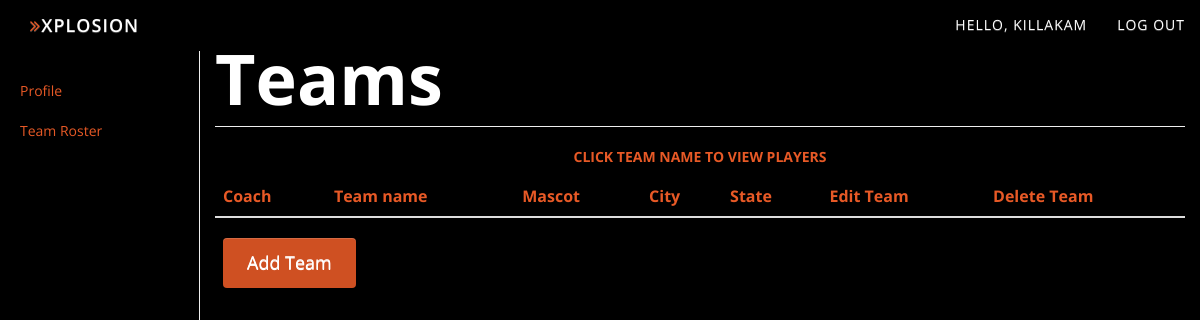
/Coach/Team/ (signed in), run on an earlier commit of the app's database.
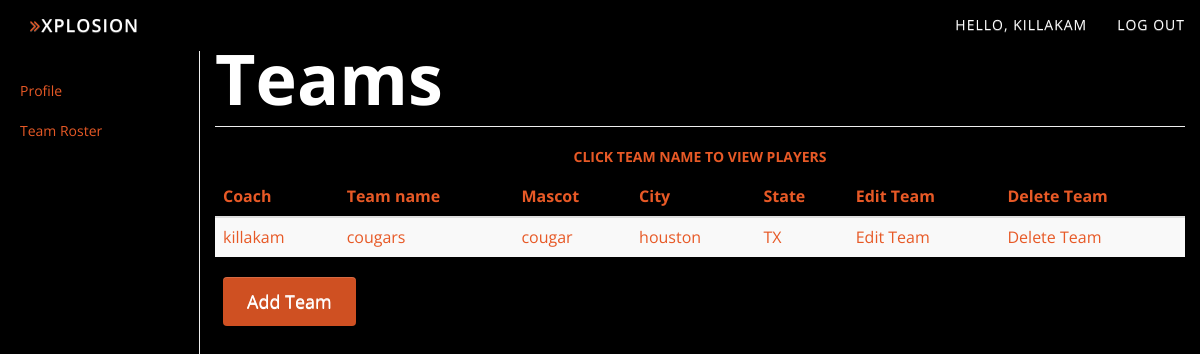
And on a later commit of the database.
### accounts/models.py (models this page shows, shortened)
class Team(models.Model):
    coach = models.ForeignKey(Coach, on_delete=models.CASCADE)
    team_name = models.CharField(max_length=40)
    mascot = models.CharField(max_length=15)
    city = models.CharField(max_length=21)
    state = models.CharField(max_length=20,choices=state_choice)

class Coach(models.Model):
    user= models.OneToOneField(User, on_delete=models.CASCADE, unique=True, related_name='profile')
    city = models.CharField(max_length=21)
    state = models.CharField(max_length=20, choices=state_choice)
    def create_profile(sender, **kwargs):
        if kwargs['created']:
            user_profile = Coach.objects.create(user=kwargs['instance'])
    post_save.connect(create_profile, sender=User)
    def __str__(self):
        return self.user.username

### accounts/views.py (the view)
# urls.py: url(r'^Coach/Team/$', views.Coach_Profile_Team, name='Coach_Profile_Team'),
def Coach_Profile_Team(request):
    team = request.user.profile.team_set.all()
    args = {'team':team}
    return render(request, 'profile/Profile_Coach_Team.html', args)

### accounts/templates/profile/Profile_Coach_Team.html
{% extends 'profile/header.html' %}
{% block content %}
  <body style="background-color:#000">
   {% include 'profile/Navbar.html' %}
    <div class="container-fluid">
      <div class="row">
       {% include 'profile/Sidebar.html' %}
        <div class="col-sm-9 col-sm-offset-3 col-md-10 col-md-offset-2 main">
          <h1 class="page-header" style="color:#fff; font-size:5em">Teams</h1>
          <h5 style="text-align: center; color: #E75926;">Click team name to view players</h5>
          <div class="table-responsive">
            <table class="table table-striped" style="color:#E75926">
              <thead>
                <tr>
                  <th>Coach</th>
                  <th>Team name</th>
                  <th>Mascot</th>
                  <th>City</th>
                  <th>State</th>
                  <th>Edit Team</th>
                  <th>Delete Team</th>
                </tr>
              </thead>
              <tbody>
              {% for team in team %}
                <tr>
                  <td>{{ team.coach }}</td>
                  <td><a href="{% url 'Coach_Team_View' team.id %}" style="color:#E75926">{{ team.team_name}}</a></td>
                  <td>{{ team.mascot }}</td>
                  <td>{{ team.city }}</td>
                  <td>{{ team.state }}</td>
                  <td><a href="{% url 'Coach_Team_Update' team.id %}">Edit Team</a></td>
                  <td><a href="{% url 'Coach_Team_Delete' team.id %}">Delete Team</a></td>
                </tr>
              {% endfor %}
              </tbody>
            </table>
          </div>
            <a style="color: white" class="btn btn-default" href="{% url 'Coach_Profile_Add_Team' %}">Add Team</a>
          </div>
        </div>
      </div>
  </body>
{% endblock %}

### accounts/templates/profile/header.html (shortened to what this page needs)
{% load staticfiles %}
<html>
<head>
<link rel="stylesheet" href="https://maxcdn.bootstrapcdn.com/bootstrap/3.3.6/css/bootstrap.min.css">
<link rel="stylesheet" href="https://maxcdn.bootstrapcdn.com/bootstrap/3.3.6/css/bootstrap-theme.min.css">
<link rel='stylesheet' href='https://maxcdn.bootstrapcdn.com/font-awesome/4.5.0/css/font-awesome.min.css' >
<link rel='stylesheet' href='{% static "css/base.css" %}' />
<link rel="stylesheet" type="text/css"  href={% static 'css/bootstrap.css' %}>
<link rel="stylesheet" type="text/css" href={% static 'font-awesome/css/font-awesome.css' %}>
<link rel="stylesheet" type="text/css"  href={% static 'css/style.css' %}>
<link rel="stylesheet" type="text/css" href={% static 'css/prettyPhoto.css' %}>
</head>
<body>
{% block content %}{% endblock content %}
</body>
</html>

### accounts/templates/profile/Navbar.html (shortened to what this page needs)
   <nav class="navbar-custom navbar-fixed-top" style="background-color:#000">
      <div class="container-fluid">
        <div class="navbar-header">
          <a class="navbar-brand" href="{% url 'index'%}" ><i class="fa fa-angle-double-right"></i>Xplosion</a>
        </div>
        <div id="navbar" class="navbar-collapse collapse">
          <ul class="nav navbar-nav navbar-right">
            <li><a href="{% url 'logout'%}">Log out</a></li>
          </ul>
            <ul class="nav navbar-nav navbar-right">
            <li><a>hello, {{ user.username }}</a></li>
          </ul>
        </div>
      </div>
    </nav>

### accounts/templates/profile/Sidebar.html
       <div class="col-sm-3 col-md-2 sidebar" >
          <ul class="nav nav-sidebar" >
            <li><a href="{% url 'Coach_Profile' %}" style="color:#E75926">Profile</a></li>
            <li><a href="{% url 'Coach_Profile_Team' %}" style="color:#E75926">Team Roster</a></li>
          </ul>
        </div>

### accounts/static/css/base.css (style rules this page uses)
h1 { color: #777777; }

### accounts/static/css/style.css (style rules this page uses)
.sidebar { display: none; background-color:#000; }
@media (min-width: 768px) { .sidebar { position: fixed; top: 51px; bottom: 0; left: 0; z-index: 1000; display: block; padding: 20px; overflow-x: hidden; overflow-y: auto; background-color: #000; border-right: 1px solid #eee; } }
.navbar-collapse.collapse { display: none; }
.nav-sidebar { margin-right: -21px; margin-bottom: 20px; margin-left: -20px; }
.nav-sidebar > li > a { padding-right: 20px; padding-left: 20px; }
body, html { font-family: 'Open Sans', sans-serif; text-rendering: optimizeLegibility !important; -webkit-font-smoothing: antialiased !important; color: #777; width: 100% !important; height: 100% !important; }
h1 { font-weight: 700; }
h5 { text-transform: uppercase; font-weight: 700; line-height: 20px; }
a { color: #E75926; }
a:link { color: #E75926; }
ul, ol { list-style: none; }
ul, ol { padding: 0; webkit-padding: 0; moz-padding: 0; }
.navbar-custom { padding: 0; border-bottom: 0; letter-spacing: 1px; background: #000; text-transform: uppercase; }
.navbar-custom .navbar-brand { font-weight: 600; }
.navbar-custom .navbar-brand i.fa { color: #E75926; }
.navbar-custom a { color: #fff; }
.navbar-custom .nav li a { -webkit-transition: background .3s ease-in-out; -moz-transition: background .3s ease-in-out; transition: background .3s ease-in-out; }
.btn-default { color: #f6f6f6; background: #cf5022; border: 0; padding: 12px 24px; margin: 0 8px; font-size: 18px; transition: all 0.5s; }

What changed in the data, as far as the page shows it:
added Team: coach "killakam", team_name "cougars", mascot "cougar", city "houston", state "TX"
